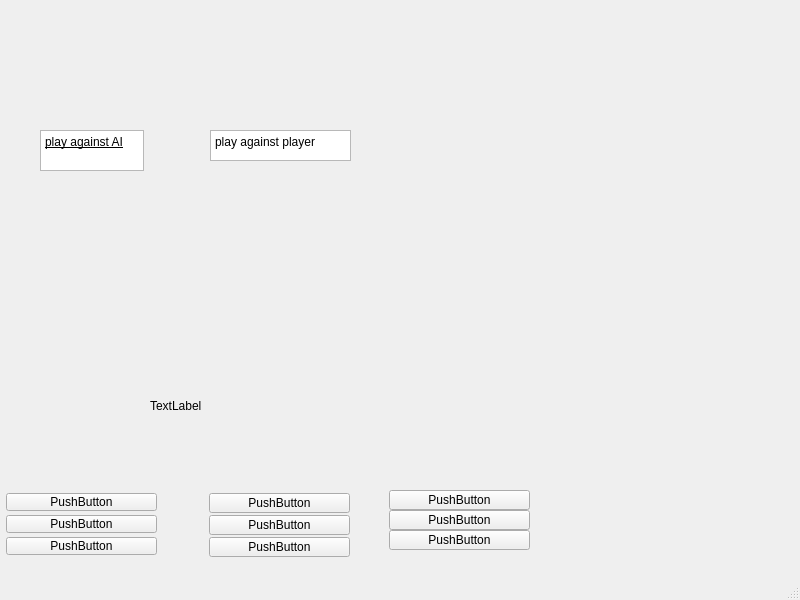
<?xml version="1.0" encoding="UTF-8"?>
<ui version="4.0">
 <class>MainWindow</class>
 <widget class="QMainWindow" name="MainWindow">
  <property name="geometry">
   <rect>
    <x>0</x>
    <y>0</y>
    <width>800</width>
    <height>600</height>
   </rect>
  </property>
  <property name="windowTitle">
   <string>MainWindow</string>
  </property>
  <widget class="QWidget" name="centralwidget">
   <widget class="QPushButton" name="pushButton_0_1">
    <property name="geometry">
     <rect>
      <x>209</x>
      <y>493</y>
      <width>141</width>
      <height>20</height>
     </rect>
    </property>
    <property name="text">
     <string>PushButton</string>
    </property>
   </widget>
   <widget class="QPushButton" name="pushButton_1_1">
    <property name="geometry">
     <rect>
      <x>209</x>
      <y>515</y>
      <width>141</width>
      <height>20</height>
     </rect>
    </property>
    <property name="text">
     <string>PushButton</string>
    </property>
   </widget>
   <widget class="QPushButton" name="pushButton_2_1">
    <property name="geometry">
     <rect>
      <x>209</x>
      <y>537</y>
      <width>141</width>
      <height>20</height>
     </rect>
    </property>
    <property name="text">
     <string>PushButton</string>
    </property>
   </widget>
   <widget class="QPushButton" name="pushButton_0_2">
    <property name="geometry">
     <rect>
      <x>389</x>
      <y>490</y>
      <width>141</width>
      <height>20</height>
     </rect>
    </property>
    <property name="text">
     <string>PushButton</string>
    </property>
   </widget>
   <widget class="QPushButton" name="pushButton_1_2">
    <property name="geometry">
     <rect>
      <x>389</x>
      <y>510</y>
      <width>141</width>
      <height>20</height>
     </rect>
    </property>
    <property name="text">
     <string>PushButton</string>
    </property>
   </widget>
   <widget class="QPushButton" name="pushButton_2_2">
    <property name="geometry">
     <rect>
      <x>389</x>
      <y>530</y>
      <width>141</width>
      <height>20</height>
     </rect>
    </property>
    <property name="text">
     <string>PushButton</string>
    </property>
   </widget>
   <widget class="QLabel" name="turnLabel">
    <property name="geometry">
     <rect>
      <x>150</x>
      <y>370</y>
      <width>251</width>
      <height>71</height>
     </rect>
    </property>
    <property name="text">
     <string>TextLabel</string>
    </property>
   </widget>
   <widget class="QTextEdit" name="textEdit">
    <property name="geometry">
     <rect>
      <x>40</x>
      <y>130</y>
      <width>104</width>
      <height>41</height>
     </rect>
    </property>
    <property name="html">
     <string>&lt;!DOCTYPE HTML PUBLIC &quot;-//W3C//DTD HTML 4.0//EN&quot; &quot;http://www.w3.org/TR/REC-html40/strict.dtd&quot;&gt;
&lt;html&gt;&lt;head&gt;&lt;meta name=&quot;qrichtext&quot; content=&quot;1&quot; /&gt;&lt;meta charset=&quot;utf-8&quot; /&gt;&lt;style type=&quot;text/css&quot;&gt;
p, li { white-space: pre-wrap; }
hr { height: 1px; border-width: 0; }
li.unchecked::marker { content: &quot;\2610&quot;; }
li.checked::marker { content: &quot;\2612&quot;; }
&lt;/style&gt;&lt;/head&gt;&lt;body style=&quot; font-family:'Segoe UI'; font-size:9pt; font-weight:400; font-style:normal;&quot;&gt;
&lt;p style=&quot; margin-top:0px; margin-bottom:0px; margin-left:0px; margin-right:0px; -qt-block-indent:0; text-indent:0px;&quot;&gt;&lt;span style=&quot; text-decoration: underline;&quot;&gt;play against AI&lt;/span&gt;&lt;/p&gt;&lt;/body&gt;&lt;/html&gt;</string>
    </property>
   </widget>
   <widget class="QTextEdit" name="textEdit_2">
    <property name="geometry">
     <rect>
      <x>210</x>
      <y>130</y>
      <width>141</width>
      <height>31</height>
     </rect>
    </property>
    <property name="html">
     <string>&lt;!DOCTYPE HTML PUBLIC &quot;-//W3C//DTD HTML 4.0//EN&quot; &quot;http://www.w3.org/TR/REC-html40/strict.dtd&quot;&gt;
&lt;html&gt;&lt;head&gt;&lt;meta name=&quot;qrichtext&quot; content=&quot;1&quot; /&gt;&lt;meta charset=&quot;utf-8&quot; /&gt;&lt;style type=&quot;text/css&quot;&gt;
p, li { white-space: pre-wrap; }
hr { height: 1px; border-width: 0; }
li.unchecked::marker { content: &quot;\2610&quot;; }
li.checked::marker { content: &quot;\2612&quot;; }
&lt;/style&gt;&lt;/head&gt;&lt;body style=&quot; font-family:'Segoe UI'; font-size:9pt; font-weight:400; font-style:normal;&quot;&gt;
&lt;p style=&quot; margin-top:0px; margin-bottom:0px; margin-left:0px; margin-right:0px; -qt-block-indent:0; text-indent:0px;&quot;&gt;play against player&lt;/p&gt;&lt;/body&gt;&lt;/html&gt;</string>
    </property>
   </widget>
   <widget class="QPushButton" name="pushButton_0_0">
    <property name="geometry">
     <rect>
      <x>6</x>
      <y>493</y>
      <width>151</width>
      <height>18</height>
     </rect>
    </property>
    <property name="text">
     <string>PushButton</string>
    </property>
   </widget>
   <widget class="QPushButton" name="pushButton_1_0">
    <property name="geometry">
     <rect>
      <x>6</x>
      <y>515</y>
      <width>151</width>
      <height>18</height>
     </rect>
    </property>
    <property name="text">
     <string>PushButton</string>
    </property>
   </widget>
   <widget class="QPushButton" name="pushButton_2_0">
    <property name="geometry">
     <rect>
      <x>6</x>
      <y>537</y>
      <width>151</width>
      <height>18</height>
     </rect>
    </property>
    <property name="text">
     <string>PushButton</string>
    </property>
   </widget>
  </widget>
  <widget class="QMenuBar" name="menubar">
   <property name="geometry">
    <rect>
     <x>0</x>
     <y>0</y>
     <width>800</width>
     <height>17</height>
    </rect>
   </property>
  </widget>
  <widget class="QStatusBar" name="statusbar"/>
 </widget>
 <resources/>
 <connections/>
</ui>
